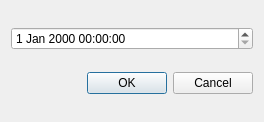
<?xml version="1.0" encoding="UTF-8"?>
<ui version="4.0">
 <class>Dialog</class>
 <widget class="QDialog" name="Dialog">
  <property name="geometry">
   <rect>
    <x>0</x>
    <y>0</y>
    <width>264</width>
    <height>122</height>
   </rect>
  </property>
  <property name="windowTitle">
   <string>Date And Time Edit Dialog</string>
  </property>
  <layout class="QVBoxLayout" name="verticalLayout">
   <item>
    <widget class="QDateTimeEdit" name="dateTimeEdit"/>
   </item>
   <item>
    <widget class="QDialogButtonBox" name="buttonBox">
     <property name="autoFillBackground">
      <bool>false</bool>
     </property>
     <property name="orientation">
      <enum>Qt::Horizontal</enum>
     </property>
     <property name="standardButtons">
      <set>QDialogButtonBox::Cancel|QDialogButtonBox::Ok</set>
     </property>
     <property name="centerButtons">
      <bool>false</bool>
     </property>
    </widget>
   </item>
  </layout>
 </widget>
 <resources/>
 <connections>
  <connection>
   <sender>buttonBox</sender>
   <signal>accepted()</signal>
   <receiver>Dialog</receiver>
   <slot>accept()</slot>
   <hints>
    <hint type="sourcelabel">
     <x>248</x>
     <y>254</y>
    </hint>
    <hint type="destinationlabel">
     <x>157</x>
     <y>274</y>
    </hint>
   </hints>
  </connection>
  <connection>
   <sender>buttonBox</sender>
   <signal>rejected()</signal>
   <receiver>Dialog</receiver>
   <slot>reject()</slot>
   <hints>
    <hint type="sourcelabel">
     <x>316</x>
     <y>260</y>
    </hint>
    <hint type="destinationlabel">
     <x>286</x>
     <y>274</y>
    </hint>
   </hints>
  </connection>
 </connections>
</ui>
